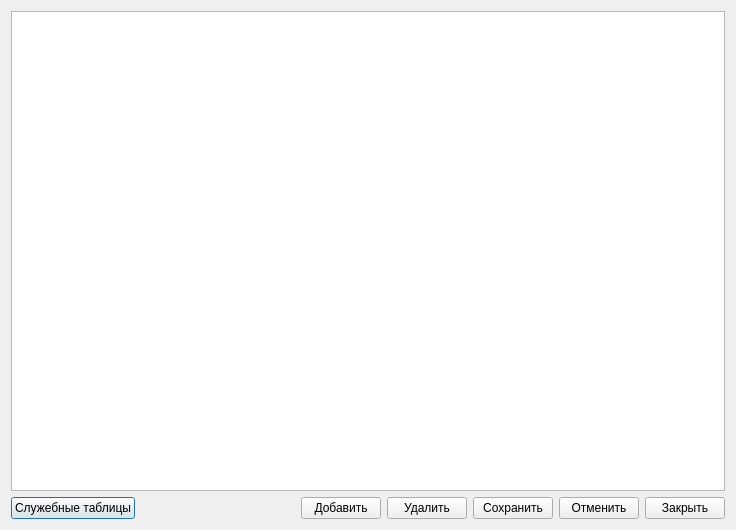
<?xml version="1.0" encoding="UTF-8"?>
<ui version="4.0">
 <class>winStaffList</class>
 <widget class="QDialog" name="winStaffList">
  <property name="geometry">
   <rect>
    <x>0</x>
    <y>0</y>
    <width>736</width>
    <height>530</height>
   </rect>
  </property>
  <property name="windowTitle">
   <string>Редактировать информацию по работникам</string>
  </property>
  <layout class="QVBoxLayout" name="verticalLayout">
   <item>
    <widget class="QTableView" name="tvTable">
     <property name="editTriggers">
      <set>QAbstractItemView::DoubleClicked</set>
     </property>
     <property name="alternatingRowColors">
      <bool>true</bool>
     </property>
     <property name="selectionMode">
      <enum>QAbstractItemView::SingleSelection</enum>
     </property>
     <property name="selectionBehavior">
      <enum>QAbstractItemView::SelectRows</enum>
     </property>
     <property name="verticalScrollMode">
      <enum>QAbstractItemView::ScrollPerPixel</enum>
     </property>
     <property name="horizontalScrollMode">
      <enum>QAbstractItemView::ScrollPerPixel</enum>
     </property>
     <property name="sortingEnabled">
      <bool>true</bool>
     </property>
    </widget>
   </item>
   <item>
    <layout class="QHBoxLayout" name="horizontalLayout">
     <item>
      <widget class="QPushButton" name="pbTables">
       <property name="text">
        <string>Служебные таблицы</string>
       </property>
      </widget>
     </item>
     <item>
      <spacer name="horizontalSpacer">
       <property name="orientation">
        <enum>Qt::Horizontal</enum>
       </property>
       <property name="sizeHint" stdset="0">
        <size>
         <width>40</width>
         <height>20</height>
        </size>
       </property>
      </spacer>
     </item>
     <item>
      <widget class="QPushButton" name="pbAdd">
       <property name="text">
        <string>Добавить</string>
       </property>
      </widget>
     </item>
     <item>
      <widget class="QPushButton" name="pbDel">
       <property name="text">
        <string>Удалить</string>
       </property>
      </widget>
     </item>
     <item>
      <widget class="QPushButton" name="pbSubmit">
       <property name="text">
        <string>Сохранить</string>
       </property>
      </widget>
     </item>
     <item>
      <widget class="QPushButton" name="pbRevert">
       <property name="text">
        <string>Отменить</string>
       </property>
      </widget>
     </item>
     <item>
      <widget class="QPushButton" name="pbClose">
       <property name="text">
        <string>Закрыть</string>
       </property>
      </widget>
     </item>
    </layout>
   </item>
  </layout>
 </widget>
 <resources/>
 <connections/>
</ui>
